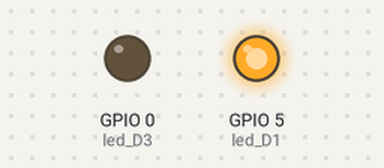
This program was run on a simulated ESP8266 board running MicroPython. On the bench: output pins drawn as LEDs (lit = HIGH).

Above: at 0.05 s.
At 1.65 s:
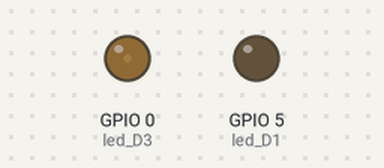
At 3.3 s:
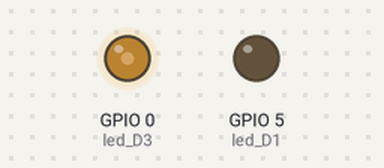
At 6.55 s:
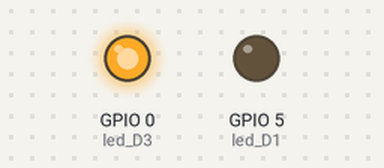
Timing chart, 0 to 8.6 s (numbered marks = the images above):
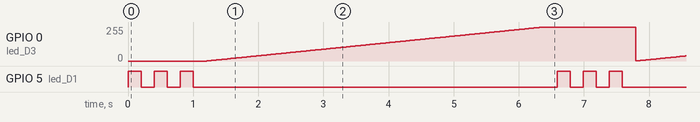

The program:

09_Pwm_Led.py
```python
#https://randomnerdtutorials.com/esp8266-pwm-arduino-ide/
from machine import Pin, PWM
import time

frecuencia = 5000 #valor entre 0 y 78125

led_D1 = Pin(5, Pin.OUT)#D1/IO5
led_D3 = PWM(Pin(0), frecuencia)#D3/IO0


def delay(miliSegundos):
    time.sleep_ms(miliSegundos)

def ledTestigo():

    for i in range(3):
        led_D1.on()
        delay(200)
        led_D1.off()
        delay(200)


while True:

  ledTestigo()

  for cicloDuty in range(0, 1024):

    led_D3.duty(cicloDuty)

    delay(5)

  delay(200)
```

Measured:
- by itself, GPIO 0 (led_D3): ramps from 1/255 to 255/255 and jumps back, once every 6.6 s
- by itself, GPIO 5 (led_D1): repeats every 6.6 s: 2 × (LOW 0.20 s, HIGH 0.20 s), LOW 5.6 s, HIGH 0.20 s
